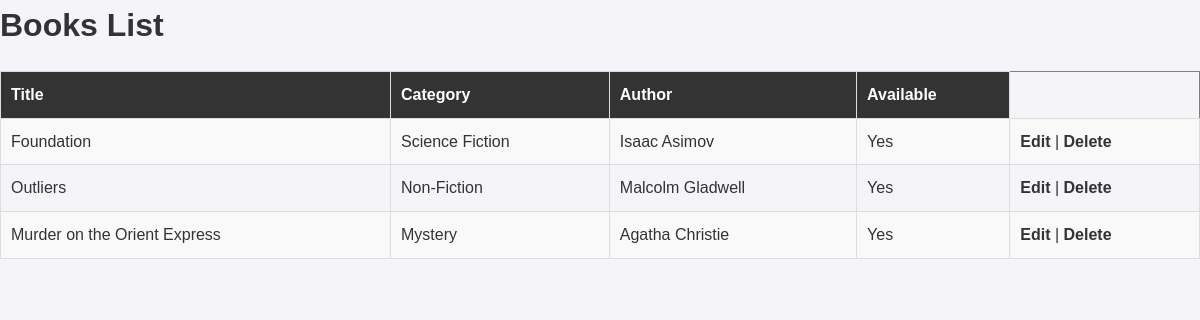
Screenshot of /fetch_books.php with the database file from the repository.
### tables this page shows
CREATE TABLE IF NOT EXISTS Books (
    id INT AUTO_INCREMENT PRIMARY KEY,
    title VARCHAR(200) NOT NULL,
    category_id INT,
    author_id INT,
    is_available BOOLEAN DEFAULT TRUE,
    FOREIGN KEY (category_id) REFERENCES Categories(id) ON DELETE SET NULL,
    FOREIGN KEY (author_id) REFERENCES Authors(id) ON DELETE SET NULL
);

CREATE TABLE IF NOT EXISTS Categories (
    id INT AUTO_INCREMENT PRIMARY KEY,
    name VARCHAR(50) NOT NULL UNIQUE
);

CREATE TABLE IF NOT EXISTS Authors (
    id INT AUTO_INCREMENT PRIMARY KEY,
    name VARCHAR(100) NOT NULL UNIQUE
);

### fetch_books.php (the view, shortened to what this page needs)
<?php
include 'db_connection.php';
$sql = "SELECT Books.id, Books.title, Categories.name AS category, Authors.name AS author, Books.is_available
        FROM Books
        LEFT JOIN Categories ON Books.category_id = Categories.id
        LEFT JOIN Authors ON Books.author_id = Authors.id";
$stmt = $conn->prepare($sql);
$stmt->execute();
$books = $stmt->fetchAll(PDO::FETCH_ASSOC);
?>
<!DOCTYPE html>
<html lang="en">
<head>
    <link rel="stylesheet" href="css/style.css">
</head>
<body>
    <h1>Books List</h1>
    <table border="1">
        <tr>
            <th>Title</th>
            <th>Category</th>
            <th>Author</th>
            <th>Available</th>
        </tr>
        <?php foreach ($books as $book): ?>
        <tr>
             <td><?php echo $book['title']; ?></td>
             <td><?php echo $book['category']; ?></td>
             <td><?php echo $book['author']; ?></td>
             <td><?php echo $book['is_available'] ? 'Yes' : 'No'; ?></td>
             <td>
                  <a href="edit_book.php?id=<?php echo $book['id']; ?>">Edit</a> |
                  <a href="delete_book.php?id=<?php echo $book['id']; ?>" onclick="return confirm('Are you sure?');">Delete</a>
             </td>
        </tr>
        <?php endforeach; ?>
    </table>
</body>
</html>

### style.css (style rules this page uses)
* { margin: 0; padding: 0; box-sizing: border-box; }
body { font-family: Arial, sans-serif; background-color: #f4f4f9; color: #333; line-height: 1.6; margin: 0; padding: 0; }
table { width: 100%; border-collapse: collapse; margin: 20px 0; }
table th, table td { padding: 10px; text-align: left; border: 1px solid #ddd; }
table th { background: #333; color: #fff; }
table tr:nth-child(even) { background: #f9f9f9; }
a { color: #333; text-decoration: none; font-weight: bold; }

### rows the page displays
books: title "Foundation", category.name "Science Fiction", author.name "Isaac Asimov", is_available "Yes"
books: title "Outliers", category.name "Non-Fiction", author.name "Malcolm Gladwell", is_available "Yes"
books: title "Murder on the Orient Express", category.name "Mystery", author.name "Agatha Christie", is_available "Yes"
